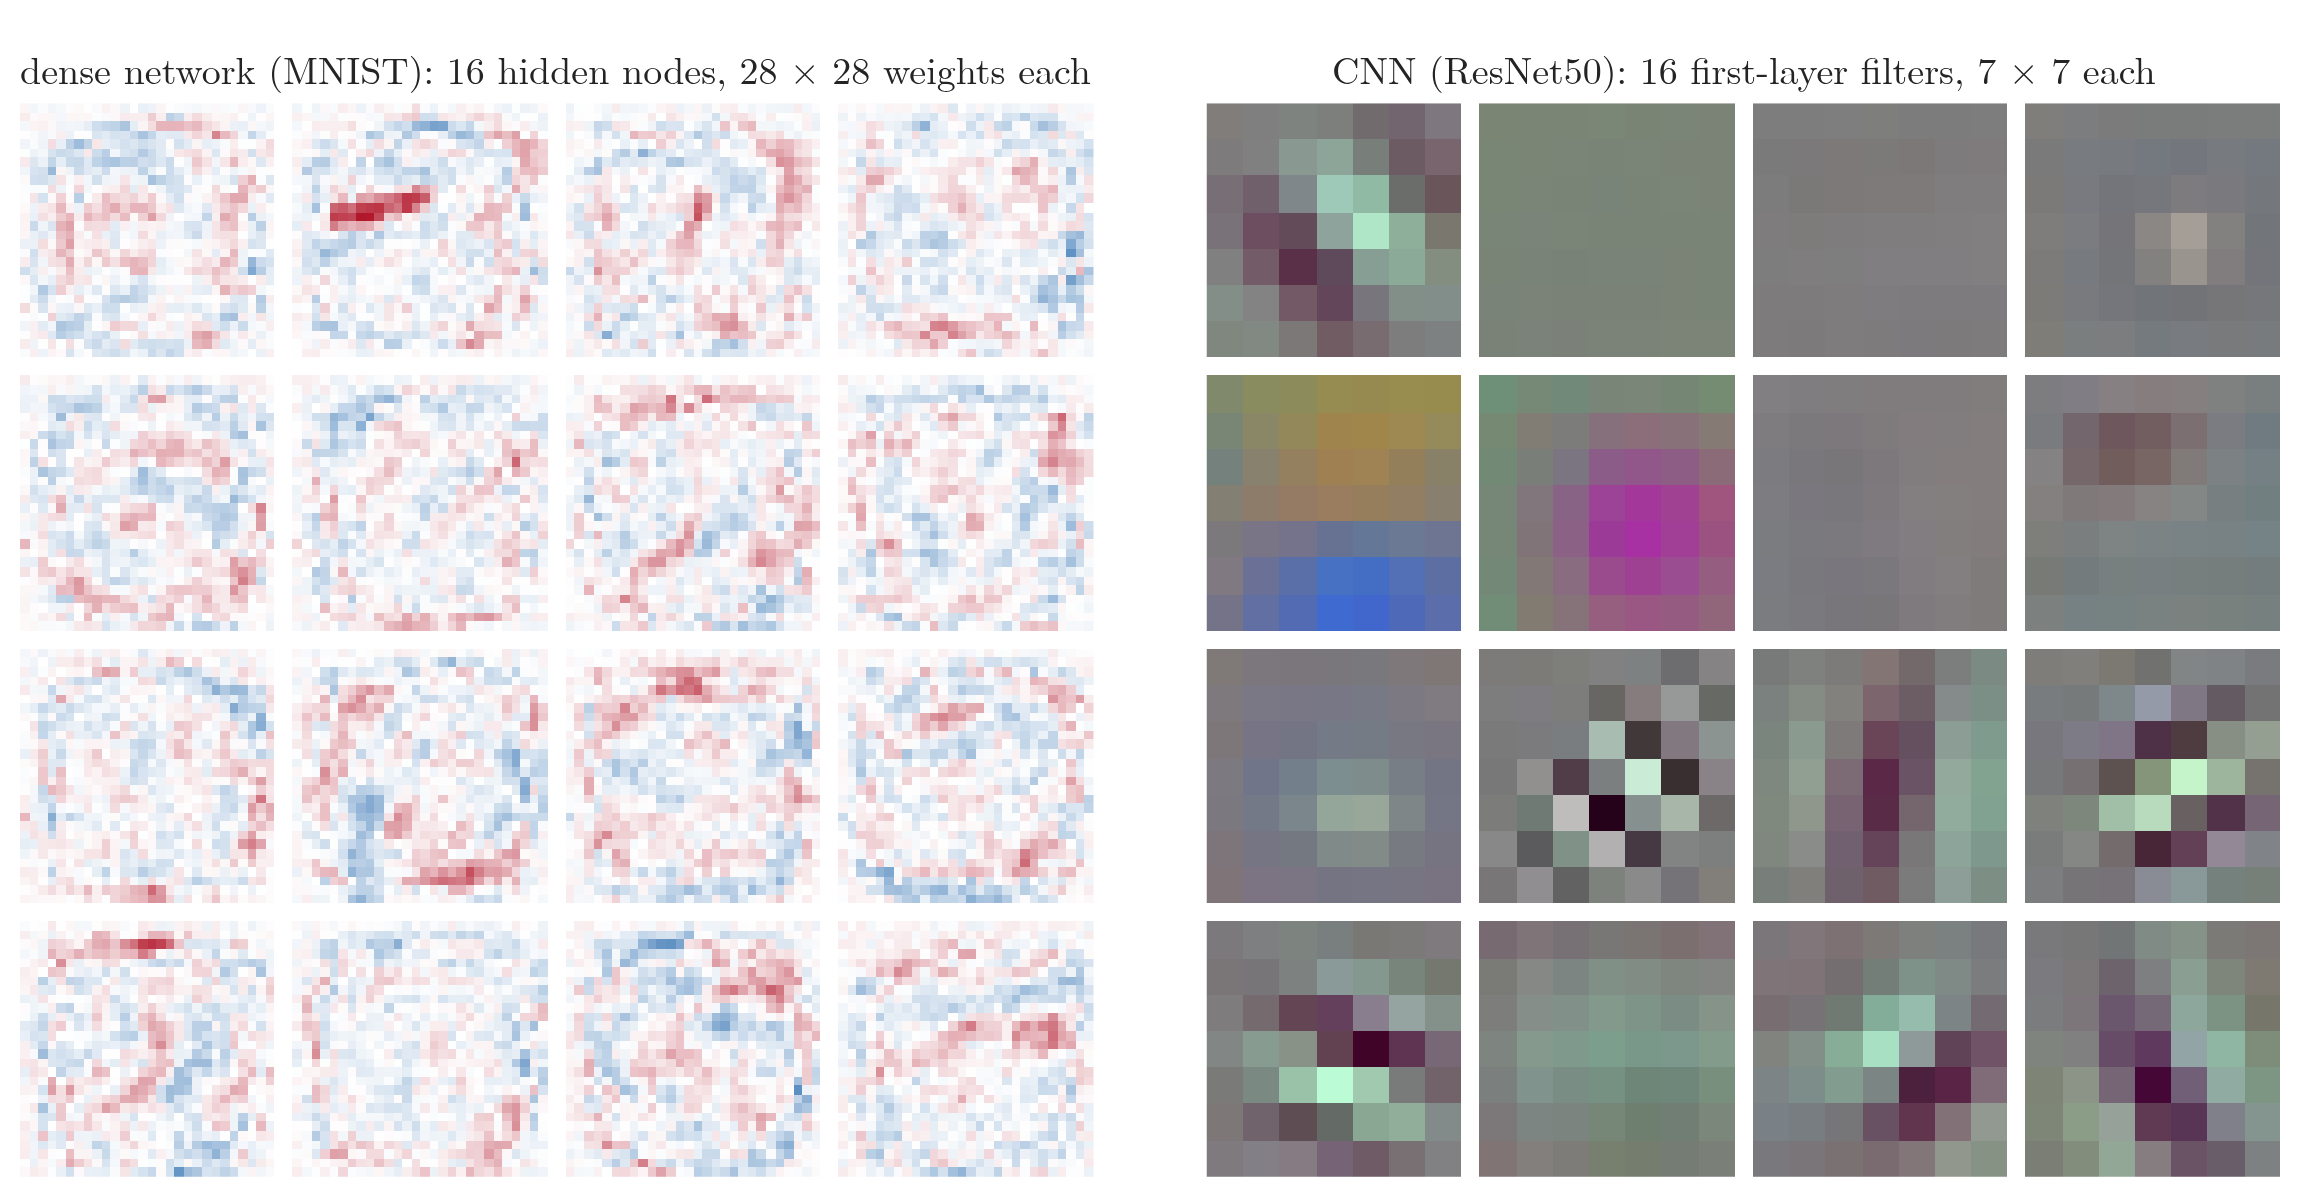

Here is the Python script that generated this plot:
"""First-layer weights of a dense network against first-layer filters of a CNN, side by side.
Left: the 784 incoming weights of 16 hidden nodes of the MNIST dense network of Note 1012 (784-128-10), each drawn
as a 28 x 28 picture (data/mlp_hidden_weights.npy, copied from that Note's extras.json). Right: 16 of ResNet50's
7 x 7 first-layer filters (data/resnet50_filters.npy). Plotly image grid: a still comparison of two sets of pictures.
The contrast (dense weights look almost random, not like edges) is the one in 3Blue1Brown,
"Gradient descent, how neural networks learn" (14:00-15:00); the pictures are our own networks' weights.
Run: python mlp_vs_cnn.py -> mlp_vs_cnn.png"""
from pathlib import Path
import numpy as np
import plotly.graph_objects as go
from plotly.subplots import make_subplots
from common import FONT

here = Path(__file__).parent
data = here.parent / "data"
mlp = np.load(data / "mlp_hidden_weights.npy").astype(float)             # (16, 28, 28)
res = np.load(data / "resnet50_filters.npy").astype(float)               # (7, 7, 3, 64), already scaled to 0..1
assert mlp.shape == (16, 28, 28) and res.shape == (7, 7, 3, 64) and 0 <= res.min() and res.max() <= 1


def mosaic(tiles, gap):
    """16 equal (h, w, 3) uint8 tiles -> one 4 x 4 mosaic with white gaps."""
    h, w = tiles[0].shape[:2]
    out = np.full((4 * (h + gap) - gap, 4 * (w + gap) - gap, 3), 255, np.uint8)
    for i, t in enumerate(tiles):
        r, c = divmod(i, 4)
        out[r * (h + gap):r * (h + gap) + h, c * (w + gap):c * (w + gap) + w] = t
    return out


lim = np.abs(mlp).max()


def red_blue(wt):
    """Blue for positive, red for negative, white for 0 (as in Note 1012)."""
    t = np.clip(wt / lim, -1, 1)[..., None]
    blue, red = np.array([33, 102, 172]), np.array([178, 24, 43])
    rgb = np.where(t > 0, 255 + (blue - 255) * t, 255 + (red - 255) * (-t))
    return np.kron(rgb, np.ones((4, 4, 1))).astype(np.uint8)


left = mosaic([red_blue(m) for m in mlp], 8)
right = mosaic([np.kron(res[..., i], np.ones((16, 16, 1))) * 255 for i in range(16)], 8).astype(np.uint8)
fig = make_subplots(1, 2, horizontal_spacing=0.05, subplot_titles=(
    "dense network (MNIST): 16 hidden nodes, 28 × 28 weights each",
    "CNN (ResNet50): 16 first-layer filters, 7 × 7 each"))
fig.add_trace(go.Image(z=left), 1, 1)
fig.add_trace(go.Image(z=right), 1, 2)
fig.update_xaxes(visible=False)
fig.update_yaxes(visible=False)
fig.update_annotations(font_size=19)
fig.update_layout(template="simple_white", width=1150, height=600, font=FONT, margin=dict(l=10, r=10, t=50, b=10))
fig.write_image(here / "mlp_vs_cnn.png", scale=2)
